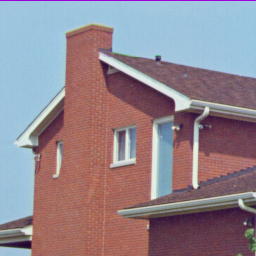
#> input picture images/4.1.05.tiff, 256 x 256 px
$ python -i image_filter.py   (imports and definitions only)   (older library calls are emulated)
#> lines starting #> are read from the running program, lines starting #| are printed output that depends on the picture
#> further down, picture is the input picture: shape (256, 256, 3); mean B, G, R 142, 133, 146.6
import cv2
import numpy as np
from typing import Tuple, List, Union, Optional


### 1. Filtros de Suavizado (Denoising) ###
# [46 lines left out: functions avgerage_blur, median_blur, gaussian_blur, bilateral_filter, not called in this run]

### 2. Filtros de Detección de Bordes ###
def sobel_edges(image: np.ndarray,
                dx: int = 1,
                dy: int = 1,
                ksize: int = 3,
                normalize: bool = True) -> np.ndarray:
    """
    Detecta bordes usando operadores Sobel en direcciones X e Y.
    """
#> called with dx = 1, dy = 1, ksize = 3, normalize = True
    sobelx = cv2.Sobel(image, cv2.CV_64F, dx, 0, ksize=ksize)
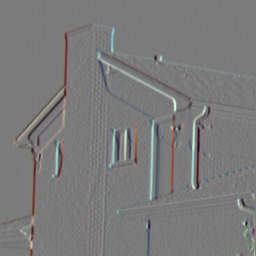
#> sobelx: shape (256, 256, 3) float64; mean B, G, R -2.2, -2, -0.8; drawn with min black and max white
    sobely = cv2.Sobel(image, cv2.CV_64F, 0, dy, ksize=ksize)
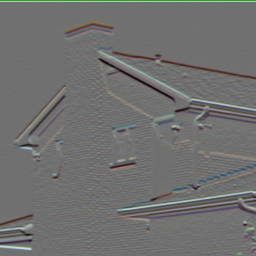
#> sobely: shape (256, 256, 3) float64; mean B, G, R -3.8, 0, -0.7; drawn with min black and max white
    grad = np.sqrt(sobelx**2 + sobely**2)
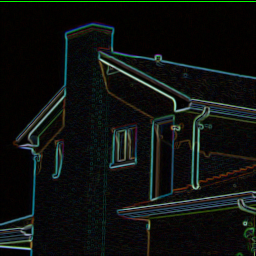
#> grad: shape (256, 256, 3) float64; mean B, G, R 51.1, 57, 46.7; drawn with min black and max white

    if normalize:
        grad = cv2.normalize(grad, None, 0, 255, cv2.NORM_MINMAX, cv2.CV_8U)

    return grad

# [72 lines left out: functions canny_edges, laplacian_edges, sharpen, unsharp_mask, apply_kernel, emboss_filter and 1 more, not called in this run]

>>> import cv2
>>> picture = cv2.imread('images/4.1.05.tiff')
>>> result = sobel_edges(picture)

$ run again, on images/4.2.03.tiff
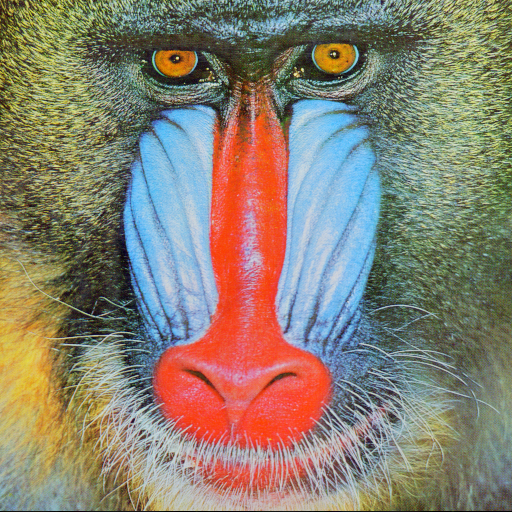
#> input picture images/4.2.03.tiff, 512 x 512 px
#> picture is the input picture: shape (512, 512, 3); mean B, G, R 113.1, 128.9, 137.4
#> in sobel_edges, `sobely = cv2.Sobel(image, cv2.CV_64F, 0, dy, ksize=ksize)`:
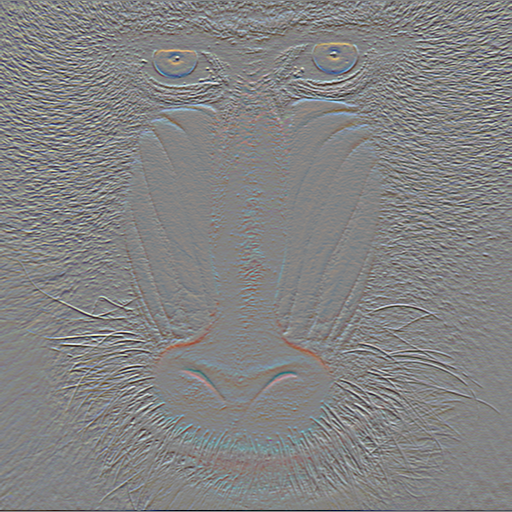
#> sobely: shape (512, 512, 3) float64; mean B, G, R -0.7, -0.9, -0.6; drawn with min black and max white
#> in sobel_edges, `grad = np.sqrt(sobelx**2 + sobely**2)`:
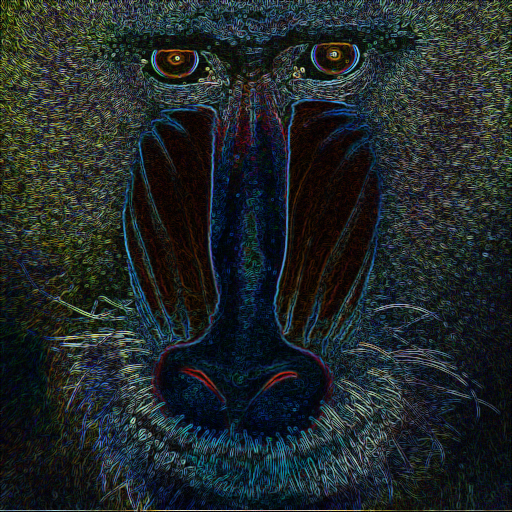
#> grad: shape (512, 512, 3) float64; mean B, G, R 133.5, 129.8, 105.4; drawn with min black and max white
